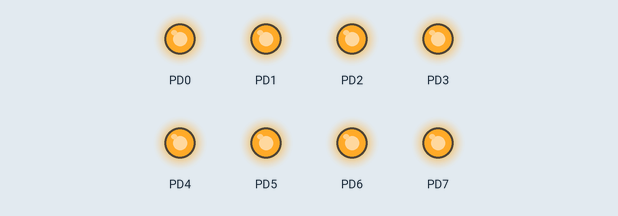
The program below on a simulated ATmega328P, built with avr-gcc and emulated at 16 MHz. Shown: output pins drawn as LEDs (lit = HIGH).

Above: at 0.5 s.
At 3.5 s:
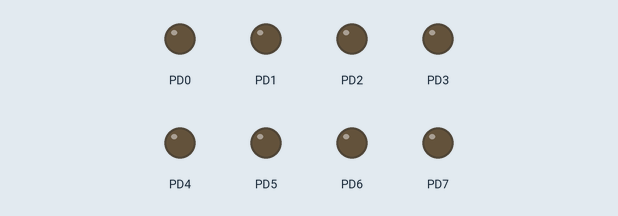
Timing chart, 0 to 4.6 s (numbered marks = the images above):
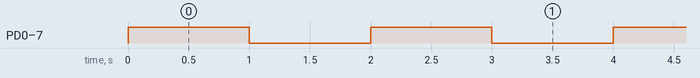

Measured:
- by itself, PD0–7: alternates HIGH for 1.0 s and LOW for 1.0 s

The program:

main.c
```c
/*
* main.c
*
* Created: 1/22/2025 11:51:20 PM
*  Author: Nesimi
*/

#ifndef F_CPU
#define F_CPU 16000000UL
#endif

#include <stdint.h>
#include <util/delay.h>

uint8_t on = 0xFF;
uint8_t off	= 0x00;

#define PIND		*((uint8_t*) 0x29)
#define DDRD		*((uint8_t*) 0x2A)
#define PORTD		*((uint8_t*) 0x2B)

void change(uint8_t* x, uint8_t* y);

void change(uint8_t* x, uint8_t* y){
	uint8_t temp;
	temp = *x;
	*x = *y;
	*y = temp;
}

int main(void)
{
	void (*change_ptr)(uint8_t*, uint8_t*) = change;
	DDRD = 0xFF;

	while (1)
	{
		PORTD = on;
		_delay_ms(1000);
		(*change_ptr)(&on , &off);
	}
}
```
